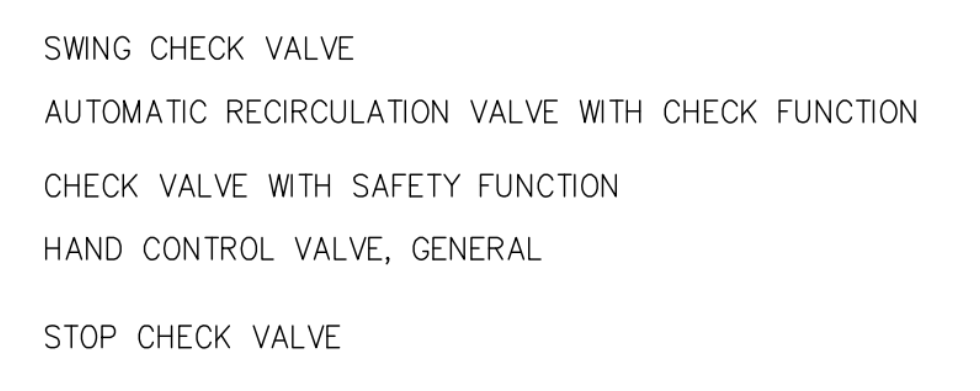
#> input picture text_detection/test2.png, 980 x 391 px
$ python localize_text_2.py
#> lines starting #> are read from the running program, lines starting #| are printed output that depends on the picture; after the words box and inside, x2 and y2 are one past the last pixel; in counts of white or black regions, pixels touching at a corner belong together
# Import required packages
import cv2
import pytesseract

# Mention the installed location of Tesseract-OCR in your system
pytesseract.pytesseract.tesseract_cmd = '/usr/bin/tesseract'

# Read image from which text needs to be extracted
img = cv2.imread("test2.png")
#> img is the input picture: shape (391, 980, 3); min 0, max 255, mean 247.5

# Preprocessing the image starts

# Convert the image to gray scale
gray = cv2.cvtColor(img, cv2.COLOR_BGR2GRAY)

# Performing OTSU threshold
ret, thresh1 = cv2.threshold(gray, 0, 255, cv2.THRESH_OTSU | cv2.THRESH_BINARY_INV)
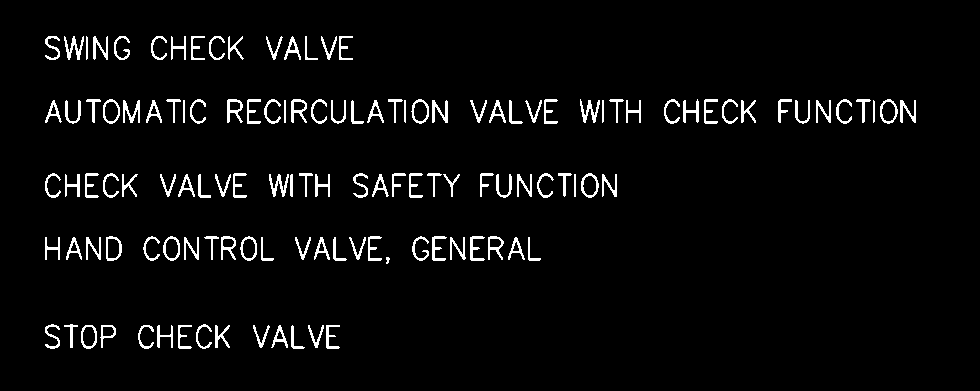
#> thresh1: shape (391, 980); 3.9% white in thin lines or dots, all inside (x1, y1, x2, y2) = (45, 36, 916, 349)
#> ret = 172

# Specify structure shape and kernel size.
# Kernel size increases or decreases the area
# of the rectangle to be detected.
# A smaller value like (10, 10) will detect
# each word instead of a sentence.
rect_kernel = cv2.getStructuringElement(cv2.MORPH_RECT, (18, 18))

# Appplying dilation on the threshold image
dilation = cv2.dilate(thresh1, rect_kernel, iterations = 1)
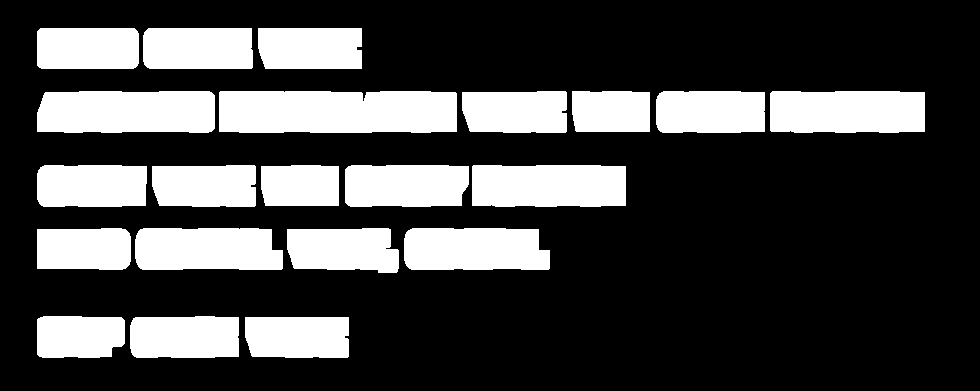
#> dilation: shape (391, 980); 26.8% white; 21 white regions

# Finding contours
contours, hierarchy = cv2.findContours(dilation, cv2.RETR_EXTERNAL,
                                                 cv2.CHAIN_APPROX_NONE)
#> contours = 21 contours; largest, box (x1, y1, x2, y2) and area: (219, 91, 457, 133) 9505, (37, 91, 215, 133) 6969, (770, 91, 925, 133) 6158, (472, 165, 626, 207) 6123, (135, 228, 283, 270) 5644

# Creating a copy of image
im2 = img.copy()

# A text file is created and flushed
file = open("recognized.txt", "w+")
file.write("")
file.close()

# Looping through the identified contours
# Then rectangular part is cropped and passed on
# to pytesseract for extracting text from it
# Extracted text is then written into the text file
for cnt in contours:
    x, y, w, h = cv2.boundingRect(cnt)

    # Drawing a rectangle on copied image
    rect = cv2.rectangle(im2, (x, y), (x + w, y + h), (0, 255, 0), 2)

    # Cropping the text block for giving input to OCR
    cropped = im2[y:y + h, x:x + w]

    # Open the file in append mode
    file = open("recognized.txt", "a")

    # Apply OCR on the cropped image
#> (the run stopped early here; a loop or call above may not have finished)

$ run again, with text_detection/test.png copied over text_detection/test2.png
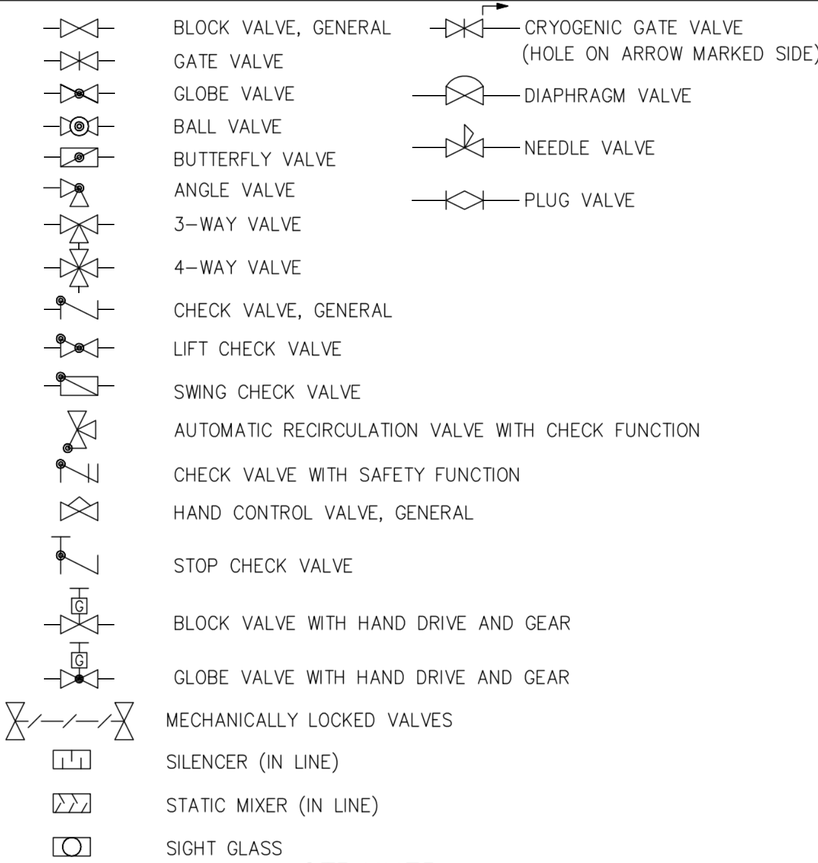
#> input picture text_detection/test.png, 818 x 863 px, shrunk from 1359 x 1434 before the run
#> img is the input picture: shape (863, 818, 3); min 0, max 255, mean 247
#> `ret, thresh1 = cv2.threshold(gray, 0, 255, cv2.THRESH_OTSU | cv2.THRES..`:
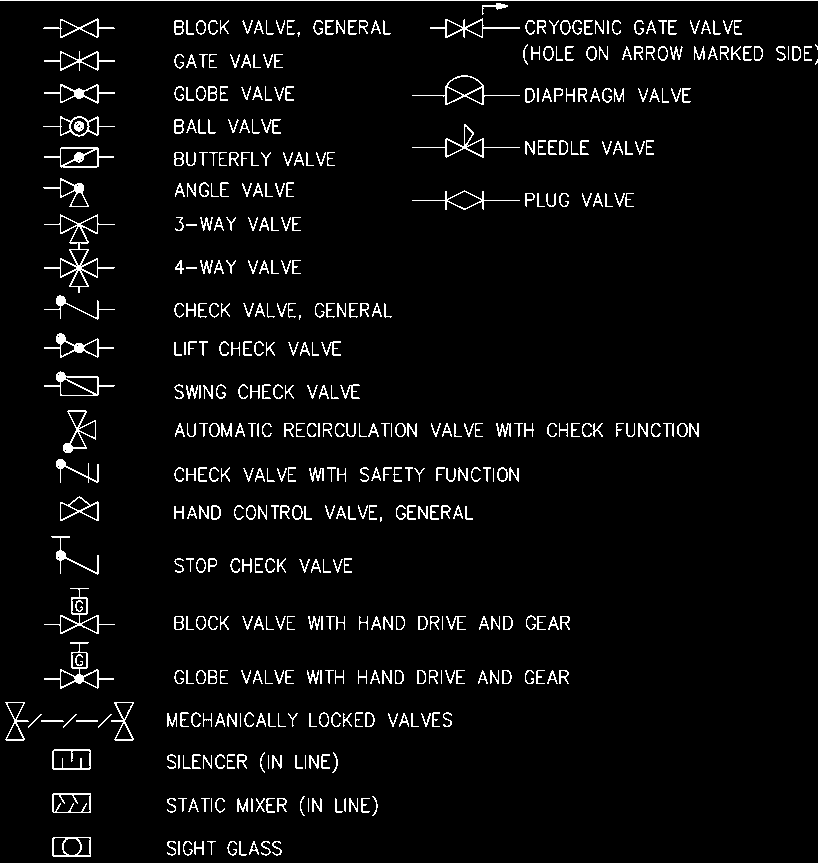
#> thresh1: shape (863, 818); 4.3% white in thin lines or dots
#> ret = 175
#> dilation: shape (863, 818); 36.9% white; 25 white regions
#> contours = 25 contours; largest, box (x1, y1, x2, y2) and area: (0, 0, 818, 750) 73370, (167, 415, 708, 446) 16175, (166, 12, 400, 110) 15044, (166, 607, 579, 639) 12374, (166, 662, 578, 693) 12311
